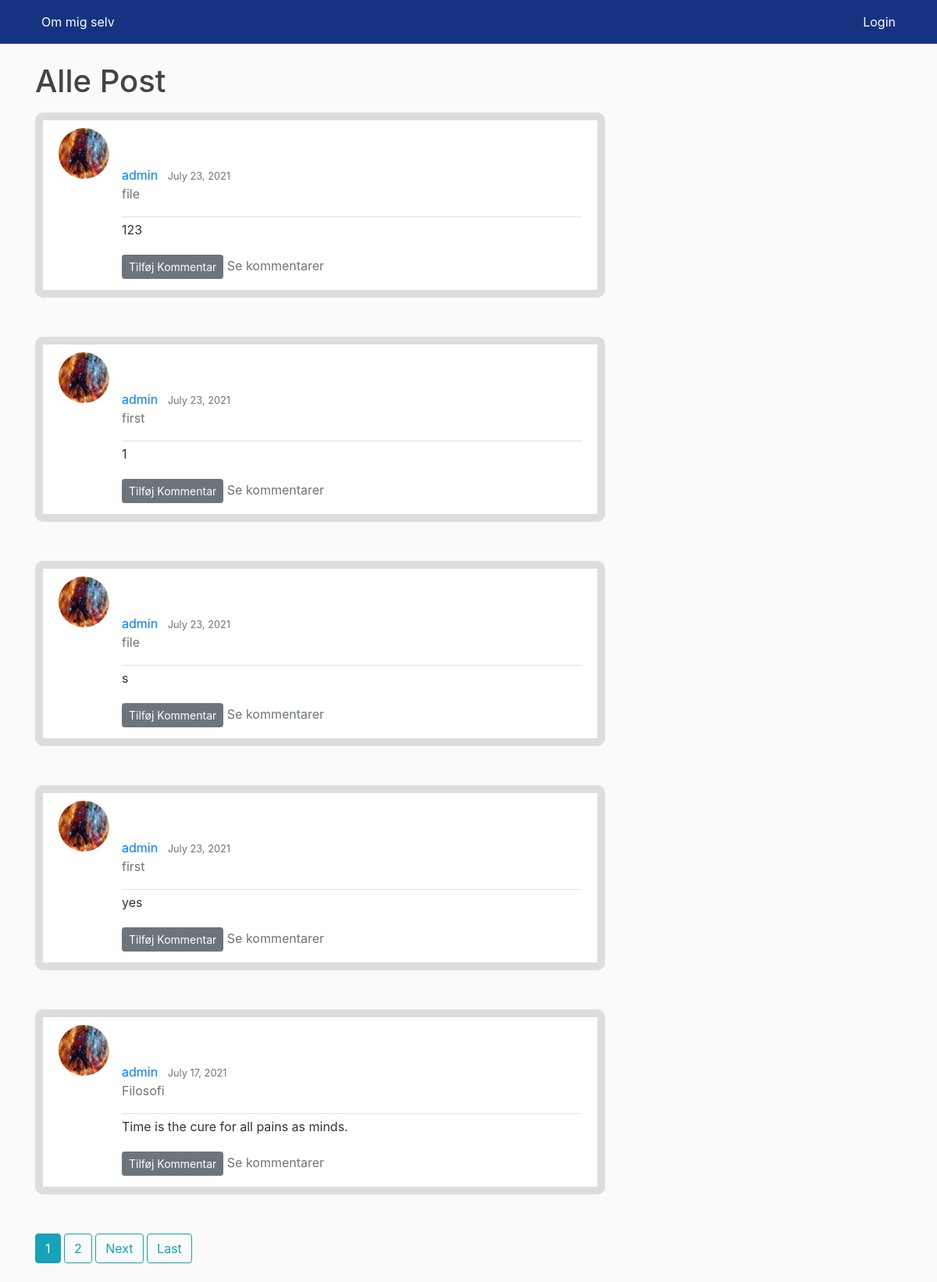
The page /blog/ on the database as committed earlier.
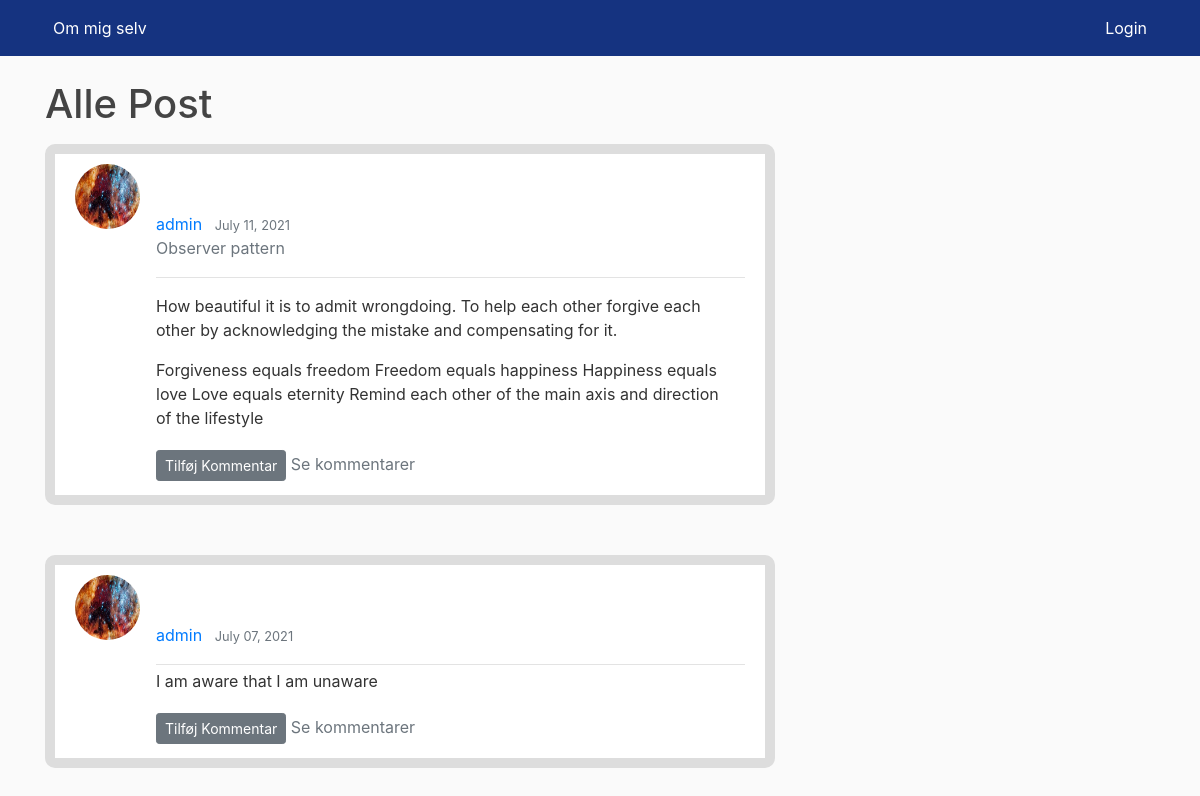
The same page on the database as committed later.
### blog/models.py (models this page shows, shortened)
class Post(models.Model):
    title = models.CharField(max_length=100, blank=True)
    content = models.TextField()
    date_posted = models.DateTimeField(default=timezone.now)  # Finde tid som en post bliver gemt
    author = models.ForeignKey(User, on_delete=models.CASCADE)  # Post bliver forbundet med user med foreignkey.

### person/models.py (models this page shows, shortened)
class Profile(models.Model):
    user = models.OneToOneField(User, on_delete=models.CASCADE)  # cascade er hvis user bliver slettet
    image = models.ImageField(default='default.jpg', upload_to='profile_pics')

### blog/views.py (the view)
# urls.py: path('', PostListView.as_view(), name='blog-home'),
class PostListView(ListView):
    model = Post
    template_name = 'blog/blog.html'  # <app>/<model>_<viewtype>.html
    context_object_name = 'posts'
    ordering = ['-date_posted']  # med - vil nyeste post vil stå først
    paginate_by = config.settings.PAGINATION_COUNT

### blog/templates/blog/blog.html (shortened to what this page needs)
{% extends "blog/base.html" %}
{% block content %}
    <h1 class="mb-3">Alle Post</h1>
    {% for post in posts %}
        <post class="media content-section">
            <img class="rounded-circle article-img" src="{{ post.author.profile.image.url }}">
              <div class="media-body">
                  <div class="row justify-content-md-center pt-5"></div>
                <div class="article-metadata">
                  <a class="mr-2" href="{% url 'blog:user-posts' post.author.username %}">
                      {{ post.author.username }} </a>
                  <small class="text-muted">{{ post.date_posted|date:"F d, Y" }}</small>
                    <p class="text-muted">{{ post.title }}</p>
                </div>
                 <div class="mr-2" ><p class="article-content">{{ post.content|safe }}</p></div>
                 <div>
                      <a class="btn btn-secondary btn-sm mt-1 mb-1" href="{% url 'blog:comment-new' post.id %}">Tilføj Kommentar</a>
                     <h10><a class="text-muted"  href="{% url 'blog:post-comments' post.id %}" > Se kommentarer </a></h10>
                 </div>
              </div>
        </post>
    {% endfor %}
 {% if is_paginated %}
      {% for num in page_obj.paginator.page_range %}
        {% if page_obj.number == num %}
          <a class="btn btn-info mb-4" href="?page={{ num }}">{{ num }}</a>
        {% elif num > page_obj.number|add:'-3' and num < page_obj.number|add:'3' %}
          <a class="btn btn-outline-info mb-4" href="?page={{ num }}">{{ num }}</a>
        {% endif %}
      {% endfor %}
      {% if page_obj.has_next %}
        <a class="btn btn-outline-info mb-4" href="?page={{ page_obj.next_page_number }}">Next</a>
        <a class="btn btn-outline-info mb-4" href="?page={{ page_obj.paginator.num_pages }}">Last</a>
      {% endif %}
    {% endif %}
{% endblock content %}

### blog/templates/blog/base.html (shortened to what this page needs)
{% load static %}
<!DOCTYPE html>
<html>
<head>
    <link rel="stylesheet" href="https://maxcdn.bootstrapcdn.com/bootstrap/4.0.0/css/bootstrap.min.css">
    <link rel="stylesheet" type="text/css" href="{% static 'css/main.css' %}">
</head>
<body>
    <header class="site-header">
      <nav class="navbar navbar-expand-md navbar-dark bg-steel fixed-top">
        <div class="container">
              <div class="collapse navbar-collapse" id="navbarToggle">
                  <div class="navbar-nav mr-auto">
                    <a class="nav-item nav-link" href="/">Om mig selv </a>
                  </div>
                  <div class="navbar-nav">
                      {% if user.is_authenticated %}
                          <a class="nav-item nav-link" href="/person/register">Registrer</a>
                          <a class="topnav-right nav-link" href="/">Alle bekendte</a>
                          <a class="nav-item nav-link" href="/person/logout">Logout</a>
                          <a class="nav-item nav-link" href="/person/profile">Profile</a>
                      {% else %}
                          <a class="nav-item nav-link" href="/person/login">Login</a>
                      {% endif %}
                  </div>
              </div>
          </div>
      </nav>
    </header>
    <main role="main" class="container">
      <div class="row">
        <div class="col-md-8">
          {% block content %}{% endblock %}
        </div>
        <div class="col-md-4">
        </div>
      </div>
    </main>
</body>
</html>

### blog/static/css/main.css (style rules this page uses)
body { background: #fafafa; color: #333333; margin-top: 5rem; }
h1, h2, h3, h4, h5, h6 { color: #444444; }
.bg-steel { background-color: #153380; }
.site-header .navbar-nav .nav-link { color: #ffffff; }
.content-section { background: #ffffff; padding: 10px 20px; border: 10px solid #dddddd; border-radius: 10px; margin-bottom: 50px; }
.article-content { white-space: pre-wrap; }
.article-img { height: 65px; width: 65px; margin-right: 16px; }
.article-metadata { padding-bottom: 1px; margin-bottom: 4px; border-bottom: 1px solid #e3e3e3 }

Rows that differ between the two databases and show on the page:
removed Post: author.profile.image (picture), author.username "admin", date_posted "July 23, 2021", title "file", content "123"
removed Post: author.profile.image (picture), author.username "admin", date_posted "July 23, 2021", title "first", content "1"
removed Post: author.profile.image (picture), author.username "admin", date_posted "July 23, 2021", title "file", content "s"
removed Post: author.profile.image (picture), author.username "admin", date_posted "July 23, 2021", title "first", content "yes"
removed Post: author.profile.image (picture), author.username "admin", date_posted "July 17, 2021", title "Filosofi", content "Time is the cure for all pains as minds."
now on this page (row unchanged): Post: author.profile.image (picture), author.username "admin", date_posted "July 11, 2021", title "Observer pattern", content "How beautiful it is to admit wrongdoing. To help each other forgive each other by acknowledging the mistake and compensating for it. Forgiveness equals freedom Freedom equals happiness Happiness equals love Love equals eternity Remind each other of the main axis and direction of the lifestyle"
now on this page (row unchanged): Post: author.profile.image (picture), author.username "admin", date_posted "July 07, 2021", content "I am aware that I am unaware"
Other text that changed with them:
list line gone: "1"
list line gone: "2"
text no longer shown: "Next Last"
